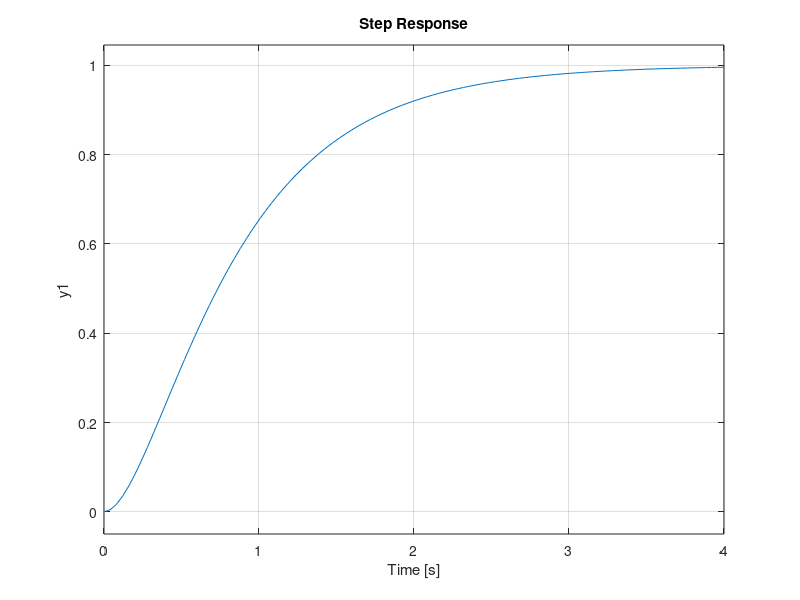

MATLAB code for this plot:
A = [0 1; 0 0];
B = [0; 1];
C = [1 0];

p1 = -4;
p2 = -1.5;
p = [p1 p2];
L = place(A, B, p);
Lr = inv(C*inv(B*L -A)*B);
%Lr = 1;
Gc = ss(A-B*L, Lr*B, C, 0);
step(Gc)